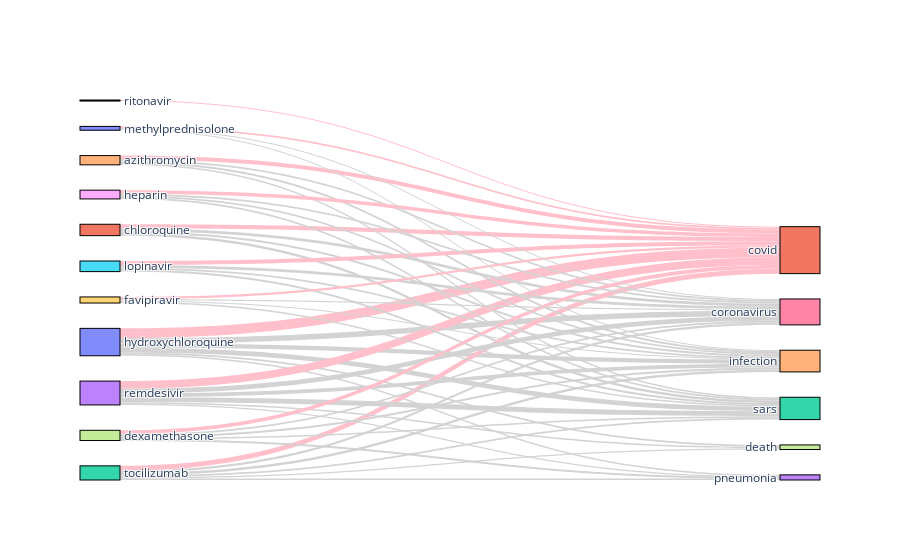

Notebook code cell kept with this figure:
### Markdown cell above
However, even better visualization can be done using so-called **Sankey** diagram! `matplotlib` does not have built-in support for this diagram type, so we would have to use [Plotly](https://plotly.com/python/) as described [in this tutorial](https://plotly.com/python/sankey-diagram/).

To make plotly sankey diagram, we need to build the following lists:
* List `all_nodes` of all nodes in the graph, which will include both medications and diagnosis
* List of source and target indices - those lists would show, which nodes go to the left, and which to the right part of the diagram
* List of all links, each link consisting of:
   - Source index in the `all_nodes` array
   - Target index 
   - Value indicating strength of the link. This is exactly the value from our co-occurence matrix.
   - Optionally color of the link. We will make an option to highlight some of the terms for clarity

Generic code to draw sankey diagram is structured as a separate `sankey` function, which takes two lists (source and target categories) and co-occurence matrix. It also allows us to specify the threshold, and omit all links that are weaker than that threshold - this makes the diagram a little bit less complex.

### Code cell
import plotly.graph_objects as go
def sankey(cat1, cat2, m, treshold=0, h1=[], h2=[]):
    all_nodes = cat1 + cat2
    source_indices = list(range(len(cat1)))
    target_indices = list(range(len(cat1),len(cat1)+len(cat2)))

    s, t, v, c = [], [], [], []
    for i in range(len(cat1)):
        for j in range(len(cat2)):
            if m[i,j]>treshold:
                s.append(i)
                t.append(len(cat1)+j)
                v.append(m[i,j])
                c.append('pink' if i in h1 or j in h2 else 'lightgray')

    fig = go.Figure(data=[go.Sankey(
        # Define nodes
        node = dict(
        pad = 40,
        thickness = 40,
        line = dict(color = "black", width = 1.0),
        label =  all_nodes),

        # Add links
        link = dict(
        source =  s,
        target =  t,
        value =  v,
        color = c
    ))])
    fig.write_html('sankey.html')
    fig.show()

sankey(medications,diagnosis,m,500,h2=[0])

### Figure 1 — Plotly figure (JSON) as saved in the notebook; plotly's stock layout.template omitted (floating-point values rounded to 4 significant figures)
{"data": [{"link": {"color": ["pink", "lightgray", "lightgray", "lightgray", "lightgray", "lightgray", "pink", "lightgray", "lightgray", "lightgray", "pink", "lightgray", "lightgray", "lightgray", "lightgray", "lightgray", "pink", "lightgray", "lightgray", "lightgray", "lightgray", "lightgray", "pink", "lightgray", "lightgray", "lightgray", "pink", "lightgray", "lightgray", "lightgray", "pink", "pink", "lightgray", "lightgray", "lightgray", "lightgray", "pink", "lightgray", "lightgray", "lightgray", "pink", "lightgray", "lightgray", "lightgray", "pink", "lightgray", "lightgray"], "source": [0, 0, 0, 0, 0, 0, 1, 1, 1, 1, 2, 2, 2, 2, 2, 2, 3, 3, 3, 3, 3, 3, 4, 4, 4, 4, 5, 5, 5, 5, 6, 7, 7, 7, 7, 7, 8, 8, 8, 8, 9, 9, 9, 9, 10, 10, 10], "target": [11, 12, 13, 14, 16, 17, 11, 12, 14, 16, 11, 12, 13, 14, 16, 17, 11, 12, 13, 14, 16, 17, 11, 12, 14, 16, 11, 12, 14, 16, 11, 11, 12, 13, 14, 16, 11, 12, 14, 16, 11, 12, 14, 16, 11, 14, 16], "value": [5470, 2585, 812, 2381, 3036, 1081, 2376, 1381, 1077, 1555, 2738, 1007, 833, 1343, 1333, 678, 4284, 2804, 720, 2076, 2677, 817, 2163, 928, 1066, 1032, 2244, 1239, 976, 1495, 594, 2164, 919, 521, 1113, 1019, 2035, 877, 999, 996, 1257, 791, 565, 804, 1008, 574, 582]}, "node": {"label": ["hydroxychloroquine", "chloroquine", "tocilizumab", "remdesivir", "azithromycin", "lopinavir", "ritonavir", "dexamethasone", "heparin", "favipiravir", "methylprednisolone", "covid", "sars", "pneumonia", "infection", "diabetes", "coronavirus", "death"], "line": {"color": "black", "width": 1}, "pad": 40, "thickness": 40}, "type": "sankey"}], "layout": {}}
